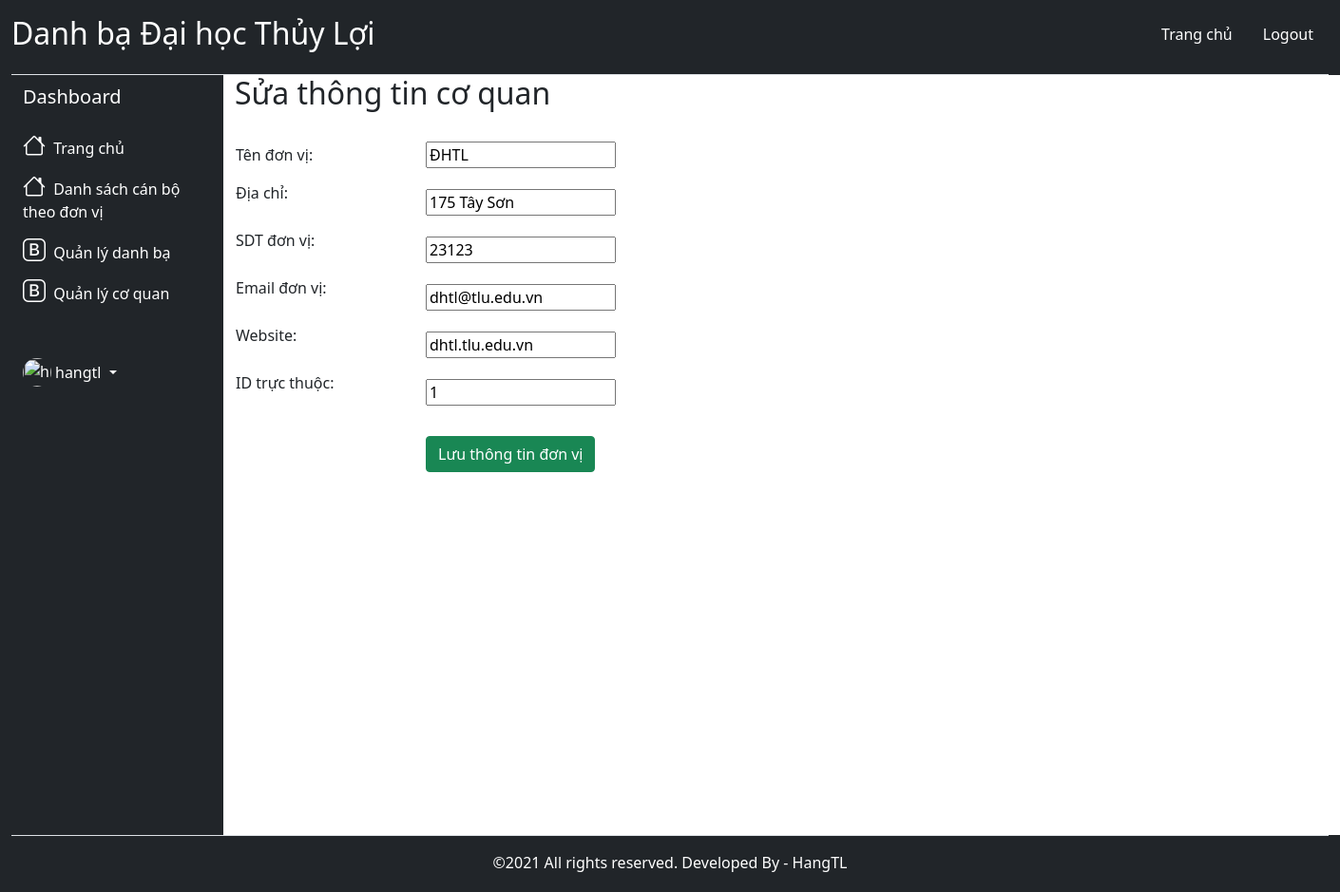
Before: /admin/editOrganization.php?myid=1 (signed in) with the older database file.
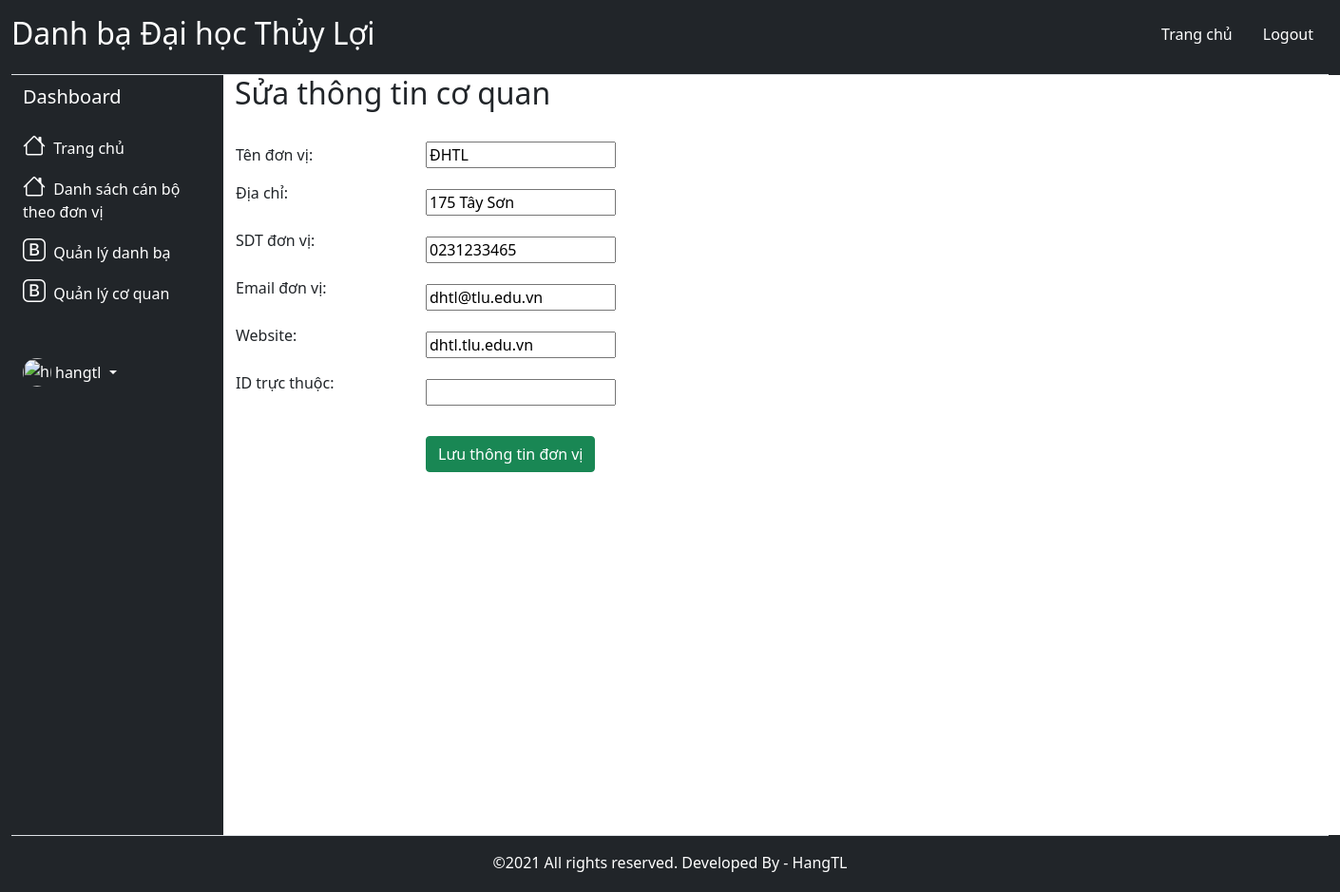
After: the same page with the newer database file.
### tables this page shows
CREATE TABLE `tbl_coquan` (
  `id_coquan` int(10) NOT NULL,
  `tendonvi` varchar(255) NOT NULL,
  `diachi` varchar(255) NOT NULL,
  `sdt` varchar(15) NOT NULL,
  `email_coquan` varchar(255) NOT NULL,
  `website` varchar(255) NOT NULL,
  `id_cha` int(10) DEFAULT NULL
);

### admin/editOrganization.php (the view, shortened to what this page needs)
<?php
    include('connection.php');
    include("templates/header.php");
?>
    <?php
        $id     = $_GET['myid'];
        $sql    = "SELECT * from tbl_coquan where id_coquan={$id}";
        $query  = mysqli_query($conn,$sql);
        $row    = mysqli_fetch_assoc($query);
    ?>
            <form method="POST" action="">
            <h2 style="margin-bottom: 30px;">Sửa thông tin cơ quan</h2>
                <table>
                    <tr>
                        <td>Tên đơn vị:</td>
                        <td>
                            <input style=" width: 200px;"type="text" name="txtOrganization" value="<?php echo $row['tendonvi']; ?>">
                        </td>
                    </tr>
                    <tr>
                        <td>Địa chỉ:</td>
                        <td>
                            <input style="margin-top: 20px; width: 200px;" type="text" name="txtAddress" value="<?php echo $row['diachi']; ?>">
                        </td>
                    </tr>
                    <tr>
                        <td>SDT đơn vị:</td>
                        <td>
                            <input style="margin-top: 20px; width: 200px;" type="text" name="txtPhone" value="<?php echo $row['sdt']; ?>">
                        </td>
                    </tr>
                    <tr>
                        <td style="width: 200px;">Email đơn vị:</td>
                        <td >
                            <input style="margin-top: 20px; width: 200px;" type="email" name="txtEmail" value="<?php echo $row['email_coquan']; ?>">
                        </td>
                    </tr>
                    <tr>
                        <td>Website:</td>
                        <td>
                            <input style="margin-top: 20px; width: 200px;" type="text" name="txtWebsite" value="<?php echo $row['website']; ?>">
                        </td>
                    </tr>
                    <tr>
                        <td>ID trực thuộc:</td>
                        <td>
                            <input style="margin-top: 20px; width: 200px;" type="text" name="txtIdcha"  value="<?php echo $row['id_cha']; ?>">
                        </td>
                    </tr>
                    <tr>
                        <td></td>
                        <td>
                            <input style="margin-top: 30px;" type="submit" name="btnEditOrganization" value="Lưu thông tin đơn vị" class="btn btn-success">
                        </td>
                    </tr>
                </table>
            </form>
    </main>
</div>
<?php
    include("templates/footer.php");
?>

Changed rows visible on the page:
changed tbl_coquan "ĐHTL": txtPhone "23123" → "0231233465"; txtIdcha "1" → (not shown)
